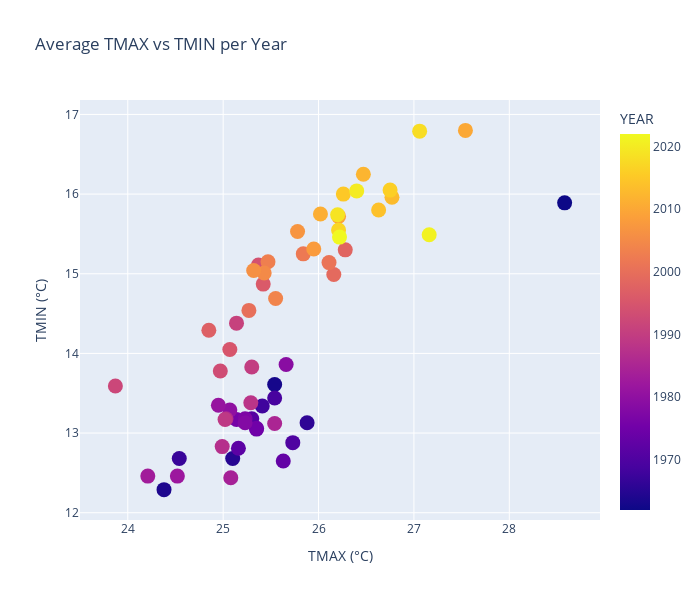

Notebook cell for this chart:
### Markdown cell above
The code filters temperature data for a specific station - ISE00105694, calculates the average TMAX and TMIN values per year, and creates a scatter plot using plotly.express to visualize the relationship between TMAX and TMIN. The color of the markers represents the year, and the plot is displayed interactively.

### Code cell
#Visualisation libraries
import plotly.express as px

time_series = data[data['STATION'] == 'ISE00105694'].copy()

time_series = time_series[["DATE", 'TMAX', 'TMIN']]
time_series = time_series.astype({'DATE': 'datetime64[ns]'})
time_series['YEAR'] = time_series['DATE'].dt.year

time_series_year = time_series.groupby(['YEAR'])[['TMAX','TMIN']].agg('mean').round(2)

#Creating Average temperature column
time_series_year['TAVG'] = ((time_series_year['TMAX'] + time_series_year['TMIN'])/2).round(2)

# plotting TMAX vs. TMIN with respect to precipitation and temperature by year
img1 = px.scatter(data_frame = time_series_year,
                  x = 'TMAX',
                  y = 'TMIN',
                  color = time_series_year.index,
                  width = 700,
                  height = 600,
                  title = "Average TMAX vs TMIN per Year")

img1.update_traces(marker={'size': 15})
img1.update_layout(xaxis = dict(title = 'TMAX (°C)'),
                   yaxis = dict(title = 'TMIN (°C)'))
img1.show()

### Figure 1 — Plotly figure (JSON) as saved in the notebook; plotly's stock layout.template omitted (floating-point values rounded to 4 significant figures)
{"data": [{"hovertemplate": "TMAX=%{x}<br>TMIN=%{y}<br>YEAR=%{marker.color}<extra></extra>", "legendgroup": "", "marker": {"color": [1962, 1963, 1964, 1965, 1966, 1967, 1968, 1969, 1970, 1971, 1972, 1973, 1974, 1975, 1976, 1977, 1978, 1979, 1980, 1981, 1982, 1983, 1984, 1985, 1986, 1987, 1988, 1989, 1990, 1991, 1992, 1993, 1994, 1995, 1996, 1997, 1998, 1999, 2000, 2001, 2002, 2003, 2004, 2005, 2006, 2007, 2008, 2009, 2010, 2011, 2012, 2013, 2014, 2015, 2016, 2017, 2018, 2019, 2020, 2021, 2022], "coloraxis": "coloraxis", "size": 15, "symbol": "circle"}, "mode": "markers", "name": "", "orientation": "v", "showlegend": false, "type": "scatter", "x": [28.58, 25.54, 24.38, 25.1, 25.88, 24.54, 25.41, 25.54, 25.73, 25.3, 25.16, 25.63, 25.35, 25.35, 25.14, 25.23, 25.23, 25.66, 25.07, 24.95, 24.52, 24.21, 25.08, 25.54, 25.03, 24.99, 25.29, 25.02, 25.3, 25.14, 23.87, 24.97, 25.37, 25.07, 25.42, 24.85, 26.28, 26.16, 25.27, 26.11, 25.84, 25.47, 25.55, 25.43, 25.32, 25.78, 25.95, 26.21, 27.54, 26.02, 26.47, 26.77, 26.63, 26.26, 26.75, 26.21, 27.06, 26.2, 26.4, 27.16, 26.22], "xaxis": "x", "y": [15.89, 13.61, 12.29, 12.68, 13.13, 12.68, 13.34, 13.44, 12.88, 13.18, 12.81, 12.65, 13.05, 13.06, 13.17, 13.18, 13.13, 13.86, 13.29, 13.35, 12.46, 12.46, 12.44, 13.12, 13.18, 12.83, 13.38, 13.17, 13.83, 14.38, 13.59, 13.78, 15.11, 14.05, 14.87, 14.29, 15.3, 14.99, 14.54, 15.14, 15.25, 15.15, 14.69, 15.01, 15.04, 15.53, 15.31, 15.72, 16.8, 15.75, 16.25, 15.96, 15.8, 16, 16.05, 15.55, 16.79, 15.74, 16.04, 15.49, 15.46], "yaxis": "y"}], "layout": {"coloraxis": {"colorbar": {"title": {"text": "YEAR"}}, "colorscale": [[0, "#0d0887"], [0.1111, "#46039f"], [0.2222, "#7201a8"], [0.3333, "#9c179e"], [0.4444, "#bd3786"], [0.5556, "#d8576b"], [0.6667, "#ed7953"], [0.7778, "#fb9f3a"], [0.8889, "#fdca26"], [1, "#f0f921"]]}, "height": 600, "legend": {"tracegroupgap": 0}, "title": {"text": "Average TMAX vs TMIN per Year"}, "width": 700, "xaxis": {"anchor": "y", "domain": [0, 1], "title": {"text": "TMAX (°C)"}}, "yaxis": {"anchor": "x", "domain": [0, 1], "title": {"text": "TMIN (°C)"}}}}
